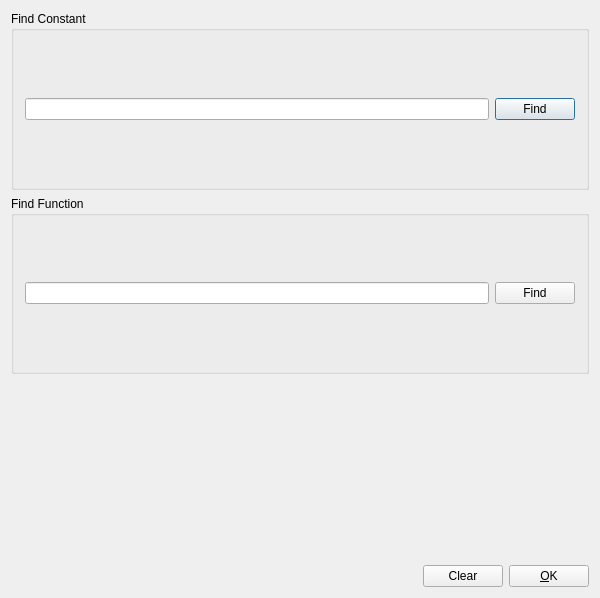
<?xml version="1.0" encoding="UTF-8"?>
<ui version="4.0">
 <class>CFindFuncConstBaseDialog</class>
 <widget class="QDialog" name="CFindFuncConstBaseDialog">
  <property name="geometry">
   <rect>
    <x>0</x>
    <y>0</y>
    <width>600</width>
    <height>598</height>
   </rect>
  </property>
  <property name="windowTitle">
   <string>Find OpenGL Function or Constant</string>
  </property>
  <layout class="QVBoxLayout">
   <item>
    <widget class="Q3GroupBox" name="m_groupboxconstant">
     <property name="title">
      <string>Find Constant</string>
     </property>
     <layout class="QHBoxLayout">
      <item>
       <widget class="QLineEdit" name="m_lineeditconstant"/>
      </item>
      <item>
       <widget class="QPushButton" name="m_pushbuttonfindconstant">
        <property name="text">
         <string>Find</string>
        </property>
       </widget>
      </item>
     </layout>
    </widget>
   </item>
   <item>
    <widget class="Q3GroupBox" name="m_groupboxfunction">
     <property name="title">
      <string>Find Function</string>
     </property>
     <layout class="QHBoxLayout">
      <item>
       <widget class="QLineEdit" name="m_lineeditfunction"/>
      </item>
      <item>
       <widget class="QPushButton" name="m_pushbuttonfindfunction">
        <property name="text">
         <string>Find</string>
        </property>
       </widget>
      </item>
     </layout>
    </widget>
   </item>
   <item>
    <widget class="Q3ListView" name="m_listviewresults">
     <column>
      <property name="text">
       <string>Name</string>
      </property>
      <property name="clickable">
       <bool>true</bool>
      </property>
      <property name="resizable">
       <bool>true</bool>
      </property>
     </column>
     <column>
      <property name="text">
       <string>Value</string>
      </property>
      <property name="clickable">
       <bool>true</bool>
      </property>
      <property name="resizable">
       <bool>true</bool>
      </property>
     </column>
    </widget>
   </item>
   <item>
    <layout class="QHBoxLayout">
     <item>
      <spacer name="spacer1">
       <property name="orientation">
        <enum>Qt::Horizontal</enum>
       </property>
       <property name="sizeType">
        <enum>QSizePolicy::Expanding</enum>
       </property>
       <property name="sizeHint" stdset="0">
        <size>
         <width>470</width>
         <height>20</height>
        </size>
       </property>
      </spacer>
     </item>
     <item>
      <spacer name="horizontalSpacer">
       <property name="orientation">
        <enum>Qt::Horizontal</enum>
       </property>
       <property name="sizeHint" stdset="0">
        <size>
         <width>40</width>
         <height>20</height>
        </size>
       </property>
      </spacer>
     </item>
     <item>
      <widget class="QPushButton" name="pushButton">
       <property name="text">
        <string>Clear</string>
       </property>
      </widget>
     </item>
     <item>
      <spacer name="horizontalSpacer_3">
       <property name="orientation">
        <enum>Qt::Horizontal</enum>
       </property>
       <property name="sizeHint" stdset="0">
        <size>
         <width>40</width>
         <height>20</height>
        </size>
       </property>
      </spacer>
     </item>
     <item>
      <spacer name="horizontalSpacer_2">
       <property name="orientation">
        <enum>Qt::Horizontal</enum>
       </property>
       <property name="sizeHint" stdset="0">
        <size>
         <width>40</width>
         <height>20</height>
        </size>
       </property>
      </spacer>
     </item>
     <item>
      <widget class="QPushButton" name="m_pushbuttonok">
       <property name="text">
        <string>&amp;OK</string>
       </property>
       <property name="shortcut">
        <string>Alt+O</string>
       </property>
      </widget>
     </item>
    </layout>
   </item>
  </layout>
 </widget>
 <layoutdefault spacing="6" margin="11"/>
 <pixmapfunction>qPixmapFromMimeSource</pixmapfunction>
 <customwidgets>
  <customwidget>
   <class>Q3GroupBox</class>
   <extends>QGroupBox</extends>
   <header>Qt3Support/Q3GroupBox</header>
   <container>1</container>
  </customwidget>
  <customwidget>
   <class>Q3Frame</class>
   <extends>QFrame</extends>
   <header>Qt3Support/Q3Frame</header>
   <container>1</container>
  </customwidget>
  <customwidget>
   <class>Q3ListView</class>
   <extends>Q3Frame</extends>
   <header>q3listview.h</header>
  </customwidget>
 </customwidgets>
 <resources/>
 <connections>
  <connection>
   <sender>m_pushbuttonfindconstant</sender>
   <signal>clicked()</signal>
   <receiver>CFindFuncConstBaseDialog</receiver>
   <slot>pushbuttonfindconstant_clicked()</slot>
   <hints>
    <hint type="sourcelabel">
     <x>532</x>
     <y>52</y>
    </hint>
    <hint type="destinationlabel">
     <x>596</x>
     <y>48</y>
    </hint>
   </hints>
  </connection>
  <connection>
   <sender>m_pushbuttonfindfunction</sender>
   <signal>clicked()</signal>
   <receiver>CFindFuncConstBaseDialog</receiver>
   <slot>pushbuttonfindfunction_clicked()</slot>
   <hints>
    <hint type="sourcelabel">
     <x>537</x>
     <y>115</y>
    </hint>
    <hint type="destinationlabel">
     <x>596</x>
     <y>105</y>
    </hint>
   </hints>
  </connection>
  <connection>
   <sender>pushButton</sender>
   <signal>clicked()</signal>
   <receiver>CFindFuncConstBaseDialog</receiver>
   <slot>pushbuttonclear_clicked()</slot>
   <hints>
    <hint type="sourcelabel">
     <x>418</x>
     <y>573</y>
    </hint>
    <hint type="destinationlabel">
     <x>317</x>
     <y>569</y>
    </hint>
   </hints>
  </connection>
  <connection>
   <sender>m_pushbuttonok</sender>
   <signal>clicked()</signal>
   <receiver>CFindFuncConstBaseDialog</receiver>
   <slot>pushbuttonok_clicked()</slot>
   <hints>
    <hint type="sourcelabel">
     <x>517</x>
     <y>568</y>
    </hint>
    <hint type="destinationlabel">
     <x>598</x>
     <y>576</y>
    </hint>
   </hints>
  </connection>
  <connection>
   <sender>m_lineeditconstant</sender>
   <signal>textChanged(QString)</signal>
   <receiver>CFindFuncConstBaseDialog</receiver>
   <slot>lineeditconstant_textChanged(QString)</slot>
   <hints>
    <hint type="sourcelabel">
     <x>142</x>
     <y>49</y>
    </hint>
    <hint type="destinationlabel">
     <x>8</x>
     <y>48</y>
    </hint>
   </hints>
  </connection>
  <connection>
   <sender>m_lineeditfunction</sender>
   <signal>textChanged(QString)</signal>
   <receiver>CFindFuncConstBaseDialog</receiver>
   <slot>pushbuttonfindfunction_clicked()</slot>
   <hints>
    <hint type="sourcelabel">
     <x>94</x>
     <y>114</y>
    </hint>
    <hint type="destinationlabel">
     <x>0</x>
     <y>116</y>
    </hint>
   </hints>
  </connection>
 </connections>
 <slots>
  <slot>pushbuttonclear_clicked()</slot>
  <slot>lineeditconstant_textChanged(QString)</slot>
  <slot>lineeditfunction_textChanged(QString)</slot>
  <slot>pushbuttonok_clicked()</slot>
  <slot>pushbuttonfindconstant_clicked()</slot>
  <slot>pushbuttonfindfunction_clicked()</slot>
 </slots>
</ui>
